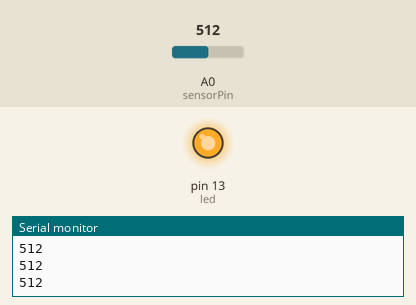
Bench run of a sketch on a simulated Arduino Uno, built with avr-gcc and run on an emulated ATmega328P. Parts: output pins drawn as LEDs (lit = HIGH), the last lines printed to the serial monitor. The test bench sets the inputs (shaded band); at power-on: A0 (sensorPin) = 512.

Above: at 1.2 s.
1.3 s: A0 (sensorPin) set to 413
2.8 s: A0 (sensorPin) set to 388
At 4.0 s:
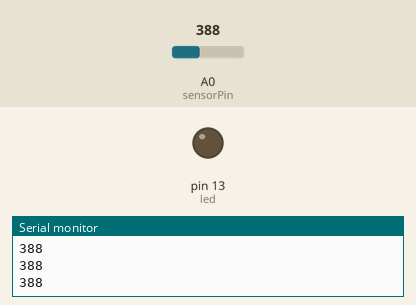
4.3 s: A0 (sensorPin) set to 410
At 5.2 s:
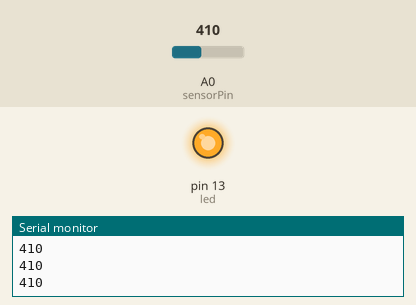
5.8 s: A0 (sensorPin) set to 390
At 6.4 s:
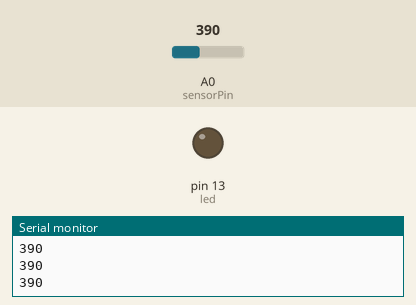
Timing chart, 0 to 8.3 s (numbered marks = the images above; inputs shaded):
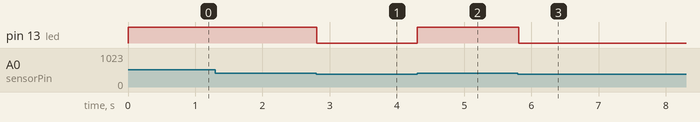

Measured:
- the behaviour switches between 401 and 400 on A0 (sensorPin) (found by bisection; images 0 and 1)
- after the input at 2.8 s, pin 13 (led): HIGH → LOW at once
- after the input at 4.3 s, pin 13 (led): LOW → HIGH at once
- after the input at 5.8 s, pin 13 (led): HIGH → LOW at once

The sketch:

IR_sensors_sample_code.ino
```cpp
/*
Sample code for long/short range IR sensor
val increases as object gets closer to the sensor, need to calibrate val with ref to a wall.
DIfferent objects will result in different readings from the sensor at the SAME distance

Long range sensor min distance ~12cm

Connections:
  Wire         Arduino Pin
  Red          +5v
  Black        GND
  Yellow       A0

*/

int sensorPin = 0; // ANALOG_IN A0
int led = 13;

void setup(){
  Serial.begin(9600);
  pinMode(led,OUTPUT);
}

void loop(){
  int val = analogRead(sensorPin);

  // print val onto serial monitor
  Serial.println(val);

  // light up LED if val is above a certain value
  if(val > 400)
    digitalWrite(led,HIGH);
  else
    digitalWrite(led,LOW);
  //just to slow down the output - remove if trying to catch an object passing by
  //delay(100);

}
```
